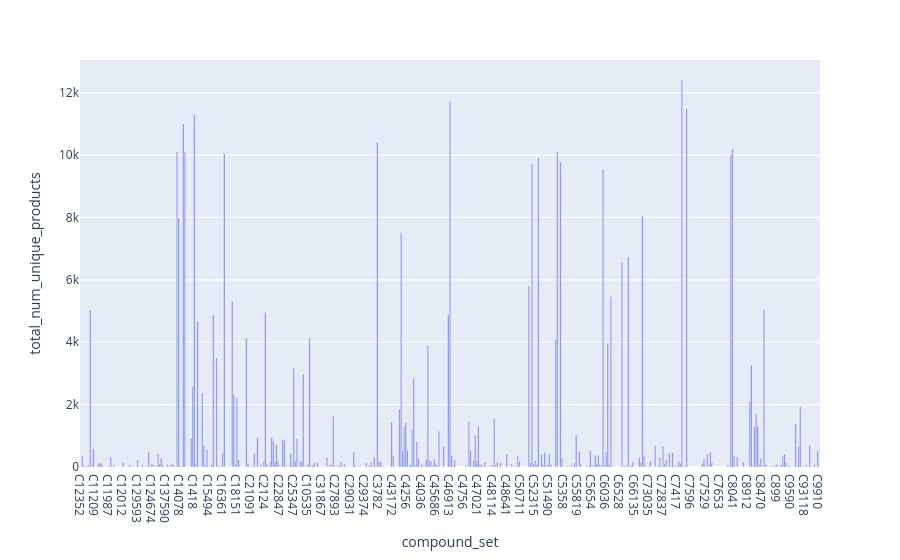

The code cell stored with this chart in its notebook:
### Code cell
px.bar(df, x="compound_set", y="total_num_unique_products")

### Figure 1 — Plotly figure (JSON) as saved in the notebook; plotly's stock layout.template omitted (floating-point values rounded to 4 significant figures; data arrays with more than 128 entries replaced by an {"elided": "..."} marker saying what was removed)
{"data": [{"alignmentgroup": "True", "hovertemplate": "compound_set=%{x}<br>total_num_unique_products=%{y}<extra></extra>", "legendgroup": "", "marker": {"color": "#636efa", "pattern": {"shape": ""}}, "name": "", "offsetgroup": "", "orientation": "v", "showlegend": false, "textposition": "auto", "type": "bar", "x": {"elided": "495 str values"}, "xaxis": "x", "y": {"elided": "495 int values"}, "yaxis": "y"}], "layout": {"barmode": "relative", "legend": {"tracegroupgap": 0}, "margin": {"t": 60}, "xaxis": {"anchor": "y", "domain": [0, 1], "title": {"text": "compound_set"}}, "yaxis": {"anchor": "x", "domain": [0, 1], "title": {"text": "total_num_unique_products"}}}}
